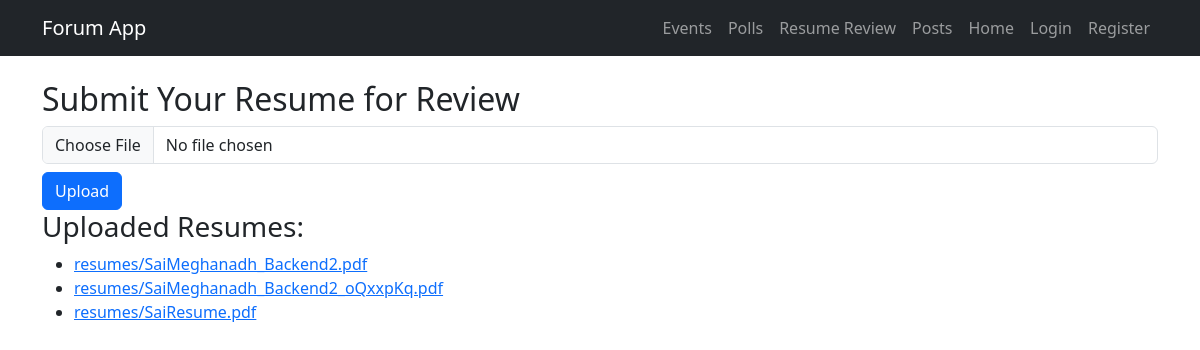
Screenshot of /resume-review/ with the database file from the repository.
### forum/models.py (models this page shows, shortened)
class Resume(models.Model):
    name = models.CharField(max_length=255)  # User's name
    email = models.EmailField()  # Contact email
    resume_file = models.FileField(upload_to="resumes/")  # Uploaded resume
    uploaded_at = models.DateTimeField(auto_now_add=True)  # Upload timestamp
    reviewer = models.CharField(max_length=100, default="Pending")

### forum/views.py (the view, shortened to what this page needs)
# urls.py: path('resume-review/', resume_review, name='resume-review'),
def resume_review(request):
    resumes = Resume.objects.all()
    return render(request, "resume_review.html", {"resumes": resumes})

### forum/templates/resume_review.html (shortened to what this page needs)
{% extends "base.html" %}
{% block content %}
    <h2>Submit Your Resume for Review</h2>
    <form method="post" enctype="multipart/form-data">
        <input type="file" name="resume_file" class="form-control mb-2" required>
        <button type="submit" class="btn btn-primary">Upload</button>
    </form>
    <h3>Uploaded Resumes:</h3>
    <ul>
        {% for resume in resumes %}
            <li><a href="{{ resume.resume_file.url }}">{{ resume.resume_file.name }}</a></li>
        {% empty %}
            <li>No resumes uploaded yet.</li>
        {% endfor %}
    </ul>
{% endblock %}

### rows the page displays
Resume: resume_file.name "resumes/SaiMeghanadh_Backend2.pdf"
Resume: resume_file.name "resumes/SaiMeghanadh_Backend2_oQxxpKq.pdf"
Resume: resume_file.name "resumes/SaiResume.pdf"
